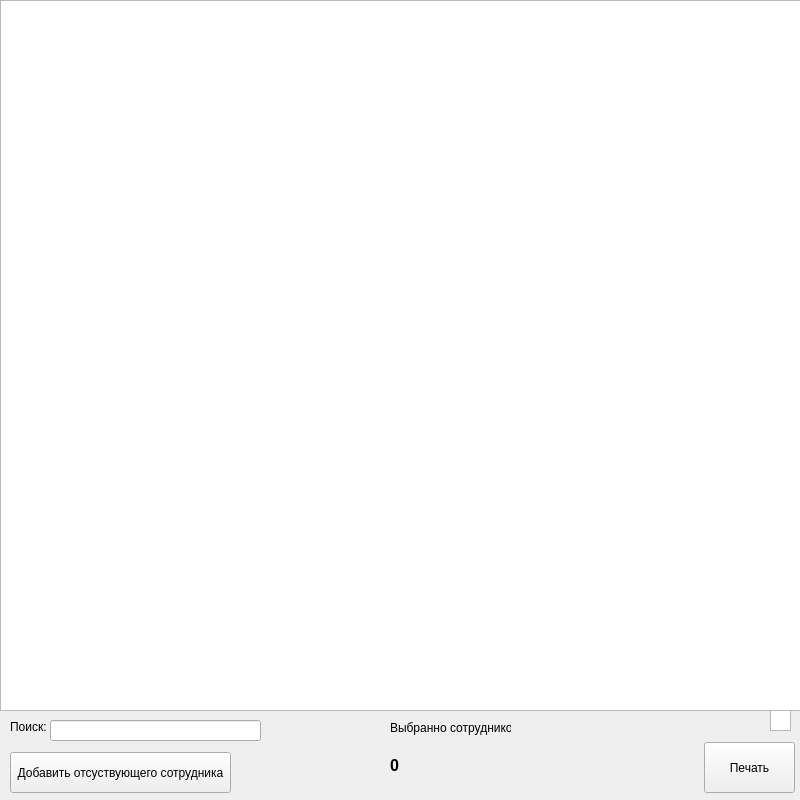
<?xml version="1.0" encoding="UTF-8"?>
<ui version="4.0">
 <class>MainWindow</class>
 <widget class="QMainWindow" name="MainWindow">
  <property name="geometry">
   <rect>
    <x>0</x>
    <y>0</y>
    <width>800</width>
    <height>800</height>
   </rect>
  </property>
  <property name="minimumSize">
   <size>
    <width>800</width>
    <height>800</height>
   </size>
  </property>
  <property name="maximumSize">
   <size>
    <width>800</width>
    <height>800</height>
   </size>
  </property>
  <property name="baseSize">
   <size>
    <width>1200</width>
    <height>700</height>
   </size>
  </property>
  <property name="windowTitle">
   <string>Формирование списков на ЗП</string>
  </property>
  <widget class="QWidget" name="centralwidget">
   <widget class="QTableView" name="TVGlav">
    <property name="geometry">
     <rect>
      <x>0</x>
      <y>0</y>
      <width>801</width>
      <height>711</height>
     </rect>
    </property>
    <property name="minimumSize">
     <size>
      <width>790</width>
      <height>0</height>
     </size>
    </property>
   </widget>
   <widget class="QPushButton" name="PBAdd">
    <property name="geometry">
     <rect>
      <x>10</x>
      <y>752</y>
      <width>221</width>
      <height>41</height>
     </rect>
    </property>
    <property name="text">
     <string>Добавить отсуствующего сотрудника</string>
    </property>
   </widget>
   <widget class="QPushButton" name="PBPrint">
    <property name="geometry">
     <rect>
      <x>704</x>
      <y>742</y>
      <width>91</width>
      <height>51</height>
     </rect>
    </property>
    <property name="text">
     <string>Печать</string>
    </property>
   </widget>
   <widget class="QLabel" name="label">
    <property name="geometry">
     <rect>
      <x>10</x>
      <y>720</y>
      <width>47</width>
      <height>13</height>
     </rect>
    </property>
    <property name="text">
     <string>Поиск:</string>
    </property>
   </widget>
   <widget class="QLineEdit" name="LESearch">
    <property name="geometry">
     <rect>
      <x>50</x>
      <y>720</y>
      <width>211</width>
      <height>21</height>
     </rect>
    </property>
   </widget>
   <widget class="QTableView" name="TBTemp">
    <property name="geometry">
     <rect>
      <x>770</x>
      <y>710</y>
      <width>21</width>
      <height>21</height>
     </rect>
    </property>
    <property name="showGrid">
     <bool>true</bool>
    </property>
   </widget>
   <widget class="QLabel" name="label_2">
    <property name="geometry">
     <rect>
      <x>390</x>
      <y>720</y>
      <width>121</width>
      <height>16</height>
     </rect>
    </property>
    <property name="text">
     <string>Выбранно сотрудников:</string>
    </property>
   </widget>
   <widget class="QLabel" name="LCount">
    <property name="geometry">
     <rect>
      <x>390</x>
      <y>750</y>
      <width>121</width>
      <height>31</height>
     </rect>
    </property>
    <property name="font">
     <font>
      <pointsize>12</pointsize>
      <weight>75</weight>
      <bold>true</bold>
     </font>
    </property>
    <property name="text">
     <string>0</string>
    </property>
    <property name="scaledContents">
     <bool>true</bool>
    </property>
   </widget>
  </widget>
 </widget>
 <resources/>
 <connections/>
</ui>
